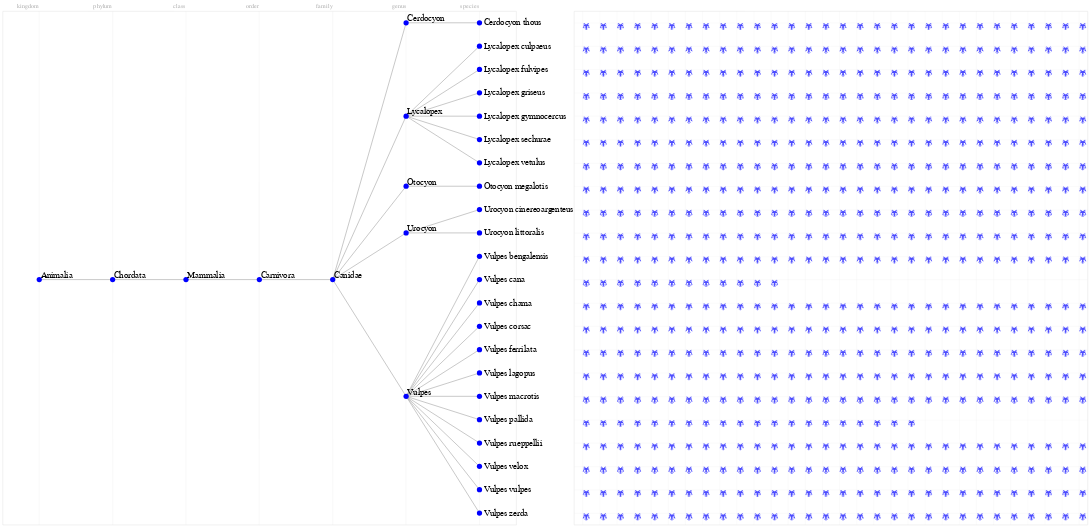

Notebook source saved alongside this figure:
### Code cell
selectF=alt.selection_single(fields= ['nome'],empty='none',on='mouseover')
selectI=alt.selection_single(fields= ['image'],empty='none',on='mouseover')
t = alt.Chart(data=no.groupby(['taxo','x']).count().reset_index(), width=1200,height=1200).mark_text(align='right', baseline='top',font='monospace', fontSize=15, color ='#555555',y=-20, opacity=0.5).encode(
    text='taxo',
    x=alt.X('x:O', axis = alt.Axis(domain=False, ticks=False, labels= False, title= '', grid=True, gridOpacity=0.5)),
)
p=alt.Chart(data=no, width=1200,height=1200).mark_circle(opacity=1,#color='blue',
                                                         size=150).encode(
    x=alt.X('x:O', axis=axisDefaultX,title=None),
    y=alt.Y('y:O', axis=axisDefault,title=None),
    tooltip=['nome','taxo','total_lotes',],
    color=alt.condition(selectF,alt.value('orange'),alt.value('blue'))
    )#.transform_filter(alt.datum.taxo!='family')

n = alt.Chart(data=no, width=1200,height=1200).mark_text(align='left', baseline='bottom',font='monospace', fontSize=20, color ='#000000', dx=3).encode(
    text='nome',
    x=alt.X('x:O', axis = axisDefaultX),
    y=alt.Y('y:O', axis = axisDefault, scale=alt.Scale()),tooltip=['nome','taxo']).transform_filter(
        alt.FieldOneOfPredicate(field='taxo', oneOf=['phylum', 'subphylum', 'class','order','subclass','kingdom','genus','family']))

n1 = alt.Chart(data=no, width=1200,height=1200).mark_text(align='left', baseline='middle',font='monospace', fontSize=20, color ='#000000', dx=10).encode(
    text='nome',
    x=alt.X('x:O', axis = axisDefaultX),
    y=alt.Y('y:O', axis = axisDefault, scale=alt.Scale()),tooltip=['nome','taxo']).transform_filter(
        alt.FieldOneOfPredicate(field='taxo', oneOf=['species']))#.add_selection(selectF)


r=alt.Chart(data=ar,width=1200,height=1200).mark_rule(color='grey').encode(x='x1:O',y='y1:O',x2='x2:O',y2='y2:O')

eS= alt.Chart(newbase,height=1200, width=1200).mark_point(
    shape= "M56.311 30.514c1.291-7.032-.842-27.195-3.715-28.28C48.039.511 40.227 8.709 36.049 13.649c-1.373-.388-2.73-.603-4.048-.603s-2.676.215-4.049.603C23.772 8.709 15.961.511 11.403 2.234C8.531 3.318 6.397 23.482 7.689 30.515C4.229 35.698 2 41.123 2 45.39C20.545 45.39 19.709 62 32 62s11.453-16.61 30-16.61c0-4.267-2.23-9.692-5.689-14.876m-31.407 1.513c2.407 3.691-.688 9.406-.688 9.406c-11.125 1.125-13.063-10.281-13.063-10.281c5.677-1.812 10.938-3.437 13.751.875M11.961 5.692c4.512 3.963 6.414 8.549 7.067 12.649c-.587.442-1.169.905-1.744 1.388a16.68 16.68 0 0 0-4.349-6.225s.515 2.967.421 6.585c-.695-.787-1.596-1.423-2.77-1.63c0 0 .803 3.791-.146 8.305c-.74.92-1.441 1.861-2.107 2.813c-.286-7.705 1.796-22.319 3.628-23.885M2.598 44.705c9.863-5.573 16.813-3.732 21.476-.056a25.618 25.618 0 0 0-1.291 3.288c-.468 1.533-.79 3.187-.751 4.858c-6.807-8.763-19.434-8.09-19.434-8.09m27.625 12.843c-.604.652-1.53 1.002-2.476.984c-.948-.01-1.912-.37-2.7-1.009c-.793-.637-1.404-1.552-1.775-2.595c-.75-2.109-.576-4.569-.037-6.845a25.54 25.54 0 0 1 1.039-3.276c1.709 1.386 3.105 3.009 4.213 4.596c-.851.18-1.629.457-2.06.892c-.794.801-.181 2.788 1.938 4.504c.908.736 1.789 1.124 2.582 1.3c-.122.552-.351 1.05-.724 1.449M52.039 5.692c1.83 1.565 3.912 16.179 3.627 23.885a52.525 52.525 0 0 0-2.107-2.813c-.949-4.513-.146-8.304-.146-8.304c-1.174.207-2.074.843-2.77 1.63c-.094-3.618.422-6.585.422-6.585a16.697 16.697 0 0 0-4.35 6.225a43.548 43.548 0 0 0-1.742-1.388c.652-4.101 2.554-8.687 7.066-12.65M39.096 32.027c2.813-4.313 8.074-2.688 13.75-.875c0 0-1.938 11.406-13.063 10.281c0 .001-3.094-5.714-.687-9.406m1.631 22.902c-.369 1.043-.982 1.958-1.775 2.595c-.787.639-1.75.999-2.699 1.009c-.945.018-1.873-.332-2.475-.984c-.373-.398-.602-.896-.725-1.449c.793-.176 1.672-.563 2.582-1.3c2.115-1.716 2.732-3.703 1.938-4.504c-.434-.435-1.211-.712-2.061-.892c1.109-1.587 2.506-3.21 4.213-4.596c.416 1.069.773 2.16 1.039 3.276c.539 2.275.715 4.735-.037 6.845m1.24-2.133c.039-1.672-.283-3.325-.75-4.858a25.618 25.618 0 0 0-1.291-3.288c4.662-3.677 11.613-5.518 21.477.056c-.001-.001-12.63-.674-19.436 8.09",
    size=0.3,
    filled=True,
    #color='blue',
    ).encode(
        x=alt.X("rank:O", title=None,
            axis=alt.Axis(ticks=False, grid=True,gridOpacity=0.3,domain=False,labels=False),
            ),
        y=alt.Y('y:O', type='ordinal', title=None,
                axis=alt.Axis(grid=True,gridOpacity=0.3,domain=False,ticks=False, labels = False),
                #scale=alt.Scale(reverse=True),
                ),
        #dx=alt.value(1200),
        #url='image',
        #color=alt.condition(alt.datum.t, alt.value('red'), alt.value('blue')),
        #opacity=alt.condition(alt.datum.t, alt.value(0),alt.value(1)),
        tooltip= alt.Tooltip(['image','name','nome']),
       color=alt.condition(selectI,alt.value('orange'),alt.value('blue'))
        ).transform_window(
        number='rank()',
        groupby=['species']
    ).add_selection(selectF,selectI)#.transform_filter(selectF)#.transform_filter(alt.datum.t==False)
# eS1= alt.Chart(newbase,height=1200, width=1200).mark_circle().encode(
#         x=alt.X("rank:O",
#             title=None,
#             axis=alt.Axis(ticks=False, grid=True,gridOpacity=0.3,domain=False,labels=False),
#                ),
#         y=alt.Y('y', type='ordinal', title=None,
#                 axis=alt.Axis(grid=True,gridOpacity=0.3,domain=False,ticks=False, labels = False),
#                 #scale=alt.Scale(reverse=True),
#                 ),
#         color=alt.condition(alt.datum.t, alt.value('red'), alt.value('blue')),
#         #opacity=alt.condition(alt.datum.t, alt.value(1),alt.value(0)),
#         tooltip= alt.Tooltip(['catalog_number', 'class', 'order', 'family', 'genus', 'species', 'type_status',
#         'number:O', 'rank'])
#         ).transform_window(
#         number='rank()',
#         groupby=['species']
#     ).transform_filter(selectF).transform_filter(alt.datum.t)

alt.hconcat((t+r+p+n+n1), (eS), spacing=0).configure_title()#.save('gertrudes.html')

### Figure 1 — Vega-Lite specification as saved in the notebook (floating-point values rounded to 4 significant figures; data arrays with more than 128 entries replaced by an {"elided": "..."} marker saying what was removed)
{"config": {"view": {"continuousWidth": 400, "continuousHeight": 300}, "title": {}}, "hconcat": [{"layer": [{"data": {"name": "data-7723abd2adc0d168453f44c565bf1191"}, "mark": {"type": "text", "align": "right", "baseline": "top", "color": "#555555", "font": "monospace", "fontSize": 15, "opacity": 0.5, "y": -20}, "encoding": {"text": {"field": "taxo", "type": "nominal"}, "x": {"axis": {"domain": false, "grid": true, "gridOpacity": 0.5, "labels": false, "ticks": false, "title": ""}, "field": "x", "type": "ordinal"}}, "height": 1200, "width": 1200}, {"data": {"name": "data-67f4cb596b6021ec7ad8f5445c48c9ef"}, "mark": {"type": "rule", "color": "grey"}, "encoding": {"x": {"field": "x1", "type": "ordinal"}, "x2": {"field": "x2"}, "y": {"field": "y1", "type": "ordinal"}, "y2": {"field": "y2"}}, "height": 1200, "width": 1200}, {"data": {"name": "data-5eff93ad315056e77e1777721c615aa6"}, "mark": {"type": "circle", "opacity": 1, "size": 150}, "encoding": {"color": {"condition": {"value": "orange", "selection": "selector002"}, "value": "blue"}, "tooltip": [{"field": "nome", "type": "nominal"}, {"field": "taxo", "type": "nominal"}, {"field": "total_lotes", "type": "quantitative"}], "x": {"axis": {"domain": false, "grid": true, "gridOpacity": 0.3, "labels": false, "ticks": false}, "field": "x", "title": null, "type": "ordinal"}, "y": {"axis": {"domain": false, "labels": false, "ticks": false}, "field": "y", "title": null, "type": "ordinal"}}, "height": 1200, "width": 1200}, {"data": {"name": "data-5eff93ad315056e77e1777721c615aa6"}, "mark": {"type": "text", "align": "left", "baseline": "bottom", "color": "#000000", "dx": 3, "font": "monospace", "fontSize": 20}, "encoding": {"text": {"field": "nome", "type": "nominal"}, "tooltip": [{"field": "nome", "type": "nominal"}, {"field": "taxo", "type": "nominal"}], "x": {"axis": {"domain": false, "grid": true, "gridOpacity": 0.3, "labels": false, "ticks": false}, "field": "x", "type": "ordinal"}, "y": {"axis": {"domain": false, "labels": false, "ticks": false}, "field": "y", "scale": {}, "type": "ordinal"}}, "height": 1200, "transform": [{"filter": {"field": "taxo", "oneOf": ["phylum", "subphylum", "class", "order", "subclass", "kingdom", "genus", "family"]}}], "width": 1200}, {"data": {"name": "data-5eff93ad315056e77e1777721c615aa6"}, "mark": {"type": "text", "align": "left", "baseline": "middle", "color": "#000000", "dx": 10, "font": "monospace", "fontSize": 20}, "encoding": {"text": {"field": "nome", "type": "nominal"}, "tooltip": [{"field": "nome", "type": "nominal"}, {"field": "taxo", "type": "nominal"}], "x": {"axis": {"domain": false, "grid": true, "gridOpacity": 0.3, "labels": false, "ticks": false}, "field": "x", "type": "ordinal"}, "y": {"axis": {"domain": false, "labels": false, "ticks": false}, "field": "y", "scale": {}, "type": "ordinal"}}, "height": 1200, "transform": [{"filter": {"field": "taxo", "oneOf": ["species"]}}], "width": 1200}]}, {"data": {"name": "data-aacab5fbaf62e51d4ffa55266947b4ea"}, "mark": {"type": "point", "filled": true, "shape": "M56.311 30.514c1.291-7.032-.842-27.195-3.715-28.28C48.039.511 40.227 8.709 36.049 13.649c-1.373-.388-2.73-.603-4.048-.603s-2.676.215-4.049.603C23.772 8.709 15.961.511 11.403 2.234C8.531 3.318 6.397 23.482 7.689 30.515C4.229 35.698 2 41.123 2 45.39C20.545 45.39 19.709 62 32 62s11.453-16.61 30-16.61c0-4.267-2.23-9.692-5.689-14.876m-31.407 1.513c2.407 3.691-.688 9.406-.688 9.406c-11.125 1.125-13.063-10.281-13.063-10.281c5.677-1.812 10.938-3.437 13.751.875M11.961 5.692c4.512 3.963 6.414 8.549 7.067 12.649c-.587.442-1.169.905-1.744 1.388a16.68 16.68 0 0 0-4.349-6.225s.515 2.967.421 6.585c-.695-.787-1.596-1.423-2.77-1.63c0 0 .803 3.791-.146 8.305c-.74.92-1.441 1.861-2.107 2.813c-.286-7.705 1.796-22.319 3.628-23.885M2.598 44.705c9.863-5.573 16.813-3.732 21.476-.056a25.618 25.618 0 0 0-1.291 3.288c-.468 1.533-.79 3.187-.751 4.858c-6.807-8.763-19.434-8.09-19.434-8.09m27.625 12.843c-.604.652-1.53 1.002-2.476.984c-.948-.01-1.912-.37-2.7-1.009c-.793-.637-1.404-1.552-1.775-2.595c-.75-2.109-.576-4.569-.037-6.845a25.54 25.54 0 0 1 1.039-3.276c1.709 1.386 3.105 3.009 4.213 4.596c-.851.18-1.629.457-2.06.892c-.794.801-.181 2.788 1.938 4.504c.908.736 1.789 1.124 2.582 1.3c-.122.552-.351 1.05-.724 1.449M52.039 5.692c1.83 1.565 3.912 16.179 3.627 23.885a52.525 52.525 0 0 0-2.107-2.813c-.949-4.513-.146-8.304-.146-8.304c-1.174.207-2.074.843-2.77 1.63c-.094-3.618.422-6.585.422-6.585a16.697 16.697 0 0 0-4.35 6.225a43.548 43.548 0 0 0-1.742-1.388c.652-4.101 2.554-8.687 7.066-12.65M39.096 32.027c2.813-4.313 8.074-2.688 13.75-.875c0 0-1.938 11.406-13.063 10.281c0 .001-3.094-5.714-.687-9.406m1.631 22.902c-.369 1.043-.982 1.958-1.775 2.595c-.787.639-1.75.999-2.699 1.009c-.945.018-1.873-.332-2.475-.984c-.373-.398-.602-.896-.725-1.449c.793-.176 1.672-.563 2.582-1.3c2.115-1.716 2.732-3.703 1.938-4.504c-.434-.435-1.211-.712-2.061-.892c1.109-1.587 2.506-3.21 4.213-4.596c.416 1.069.773 2.16 1.039 3.276c.539 2.275.715 4.735-.037 6.845m1.24-2.133c.039-1.672-.283-3.325-.75-4.858a25.618 25.618 0 0 0-1.291-3.288c4.662-3.677 11.613-5.518 21.477.056c-.001-.001-12.63-.674-19.436 8.09", "size": 0.3}, "encoding": {"color": {"condition": {"value": "orange", "selection": "selector003"}, "value": "blue"}, "tooltip": [{"field": "image", "type": "nominal"}, {"field": "name", "type": "nominal"}, {"field": "nome", "type": "nominal"}], "x": {"axis": {"domain": false, "grid": true, "gridOpacity": 0.3, "labels": false, "ticks": false}, "field": "rank", "title": null, "type": "ordinal"}, "y": {"axis": {"domain": false, "grid": true, "gridOpacity": 0.3, "labels": false, "ticks": false}, "field": "y", "title": null, "type": "ordinal"}}, "height": 1200, "selection": {"selector002": {"type": "single", "fields": ["nome"], "empty": "none", "on": "mouseover"}, "selector003": {"type": "single", "fields": ["image"], "empty": "none", "on": "mouseover"}}, "transform": [{"window": [{"op": "rank", "field": "", "as": "number"}], "groupby": ["species"]}], "width": 1200}], "spacing": 0, "$schema": "https://vega.github.io/schema/vega-lite/v4.17.0.json", "datasets": {"data-7723abd2adc0d168453f44c565bf1191": [{"taxo": "class", "x": 2, "nome": 1, "y": 1, "total_lotes": 1}, {"taxo": "family", "x": 4, "nome": 1, "y": 1, "total_lotes": 1}, {"taxo": "genus", "x": 5, "nome": 5, "y": 5, "total_lotes": 5}, {"taxo": "kingdom", "x": 0, "nome": 1, "y": 1, "total_lotes": 1}, {"taxo": "order", "x": 3, "nome": 1, "y": 1, "total_lotes": 1}, {"taxo": "phylum", "x": 1, "nome": 1, "y": 1, "total_lotes": 1}, {"taxo": "species", "x": 6, "nome": 22, "y": 22, "total_lotes": 22}], "data-67f4cb596b6021ec7ad8f5445c48c9ef": [{"nome1": "Cerdocyon thous", "x1": 6, "y1": 2.0, "taxo1": "species", "nome2": "Cerdocyon", "x2": 5, "y2": 2.0, "taxo2": "genus", "count": 1}, {"nome1": "Cerdocyon", "x1": 5, "y1": 2.0, "taxo1": "genus", "nome2": "Canidae", "x2": 4, "y2": 13.0, "taxo2": "family", "count": 1}, {"nome1": "Canidae", "x1": 4, "y1": 13.0, "taxo1": "family", "nome2": "Carnivora", "x2": 3, "y2": 13.0, "taxo2": "order", "count": 22}, {"nome1": "Carnivora", "x1": 3, "y1": 13.0, "taxo1": "order", "nome2": "Mammalia", "x2": 2, "y2": 13.0, "taxo2": "class", "count": 22}, {"nome1": "Mammalia", "x1": 2, "y1": 13.0, "taxo1": "class", "nome2": "Chordata", "x2": 1, "y2": 13.0, "taxo2": "phylum", "count": 22}, {"nome1": "Chordata", "x1": 1, "y1": 13.0, "taxo1": "phylum", "nome2": "Animalia", "x2": 0, "y2": 13.0, "taxo2": "kingdom", "count": 22}, {"nome1": "Lycalopex culpaeus", "x1": 6, "y1": 3.0, "taxo1": "species", "nome2": "Lycalopex", "x2": 5, "y2": 6.0, "taxo2": "genus", "count": 1}, {"nome1": "Lycalopex", "x1": 5, "y1": 6.0, "taxo1": "genus", "nome2": "Canidae", "x2": 4, "y2": 13.0, "taxo2": "family", "count": 6}, {"nome1": "Lycalopex fulvipes", "x1": 6, "y1": 4.0, "taxo1": "species", "nome2": "Lycalopex", "x2": 5, "y2": 6.0, "taxo2": "genus", "count": 1}, {"nome1": "Lycalopex griseus", "x1": 6, "y1": 5.0, "taxo1": "species", "nome2": "Lycalopex", "x2": 5, "y2": 6.0, "taxo2": "genus", "count": 1}, {"nome1": "Lycalopex gymnocercus", "x1": 6, "y1": 6.0, "taxo1": "species", "nome2": "Lycalopex", "x2": 5, "y2": 6.0, "taxo2": "genus", "count": 1}, {"nome1": "Lycalopex sechurae", "x1": 6, "y1": 7.0, "taxo1": "species", "nome2": "Lycalopex", "x2": 5, "y2": 6.0, "taxo2": "genus", "count": 1}, {"nome1": "Lycalopex vetulus", "x1": 6, "y1": 8.0, "taxo1": "species", "nome2": "Lycalopex", "x2": 5, "y2": 6.0, "taxo2": "genus", "count": 1}, {"nome1": "Otocyon megalotis", "x1": 6, "y1": 9.0, "taxo1": "species", "nome2": "Otocyon", "x2": 5, "y2": 9.0, "taxo2": "genus", "count": 1}, {"nome1": "Otocyon", "x1": 5, "y1": 9.0, "taxo1": "genus", "nome2": "Canidae", "x2": 4, "y2": 13.0, "taxo2": "family", "count": 1}, {"nome1": "Urocyon cinereoargenteus", "x1": 6, "y1": 10.0, "taxo1": "species", "nome2": "Urocyon", "x2": 5, "y2": 11.0, "taxo2": "genus", "count": 1}, {"nome1": "Urocyon", "x1": 5, "y1": 11.0, "taxo1": "genus", "nome2": "Canidae", "x2": 4, "y2": 13.0, "taxo2": "family", "count": 2}, {"nome1": "Urocyon littoralis", "x1": 6, "y1": 11.0, "taxo1": "species", "nome2": "Urocyon", "x2": 5, "y2": 11.0, "taxo2": "genus", "count": 1}, {"nome1": "Vulpes bengalensis", "x1": 6, "y1": 12.0, "taxo1": "species", "nome2": "Vulpes", "x2": 5, "y2": 18.0, "taxo2": "genus", "count": 1}, {"nome1": "Vulpes", "x1": 5, "y1": 18.0, "taxo1": "genus", "nome2": "Canidae", "x2": 4, "y2": 13.0, "taxo2": "family", "count": 12}, {"nome1": "Vulpes cana", "x1": 6, "y1": 13.0, "taxo1": "species", "nome2": "Vulpes", "x2": 5, "y2": 18.0, "taxo2": "genus", "count": 1}, {"nome1": "Vulpes chama", "x1": 6, "y1": 14.0, "taxo1": "species", "nome2": "Vulpes", "x2": 5, "y2": 18.0, "taxo2": "genus", "count": 1}, {"nome1": "Vulpes corsac", "x1": 6, "y1": 15.0, "taxo1": "species", "nome2": "Vulpes", "x2": 5, "y2": 18.0, "taxo2": "genus", "count": 1}, {"nome1": "Vulpes ferrilata", "x1": 6, "y1": 16.0, "taxo1": "species", "nome2": "Vulpes", "x2": 5, "y2": 18.0, "taxo2": "genus", "count": 1}, {"nome1": "Vulpes lagopus", "x1": 6, "y1": 17.0, "taxo1": "species", "nome2": "Vulpes", "x2": 5, "y2": 18.0, "taxo2": "genus", "count": 1}, {"nome1": "Vulpes macrotis", "x1": 6, "y1": 18.0, "taxo1": "species", "nome2": "Vulpes", "x2": 5, "y2": 18.0, "taxo2": "genus", "count": 1}, {"nome1": "Vulpes pallida", "x1": 6, "y1": 19.0, "taxo1": "species", "nome2": "Vulpes", "x2": 5, "y2": 18.0, "taxo2": "genus", "count": 1}, {"nome1": "Vulpes rueppellii", "x1": 6, "y1": 20.0, "taxo1": "species", "nome2": "Vulpes", "x2": 5, "y2": 18.0, "taxo2": "genus", "count": 1}, {"nome1": "Vulpes velox", "x1": 6, "y1": 21.0, "taxo1": "species", "nome2": "Vulpes", "x2": 5, "y2": 18.0, "taxo2": "genus", "count": 1}, {"nome1": "Vulpes vulpes", "x1": 6, "y1": 22.0, "taxo1": "species", "nome2": "Vulpes", "x2": 5, "y2": 18.0, "taxo2": "genus", "count": 1}, {"nome1": "Vulpes zerda", "x1": 6, "y1": 23.0, "taxo1": "species", "nome2": "Vulpes", "x2": 5, "y2": 18.0, "taxo2": "genus", "count": 1}], "data-5eff93ad315056e77e1777721c615aa6": [{"nome": "Cerdocyon thous", "x": 6, "y": 2.0, "taxo": "species", "total_lotes": 1}, {"nome": "Lycalopex culpaeus", "x": 6, "y": 3.0, "taxo": "species", "total_lotes": 1}, {"nome": "Lycalopex fulvipes", "x": 6, "y": 4.0, "taxo": "species", "total_lotes": 1}, {"nome": "Lycalopex griseus", "x": 6, "y": 5.0, "taxo": "species", "total_lotes": 1}, {"nome": "Lycalopex gymnocercus", "x": 6, "y": 6.0, "taxo": "species", "total_lotes": 1}, {"nome": "Lycalopex sechurae", "x": 6, "y": 7.0, "taxo": "species", "total_lotes": 1}, {"nome": "Lycalopex vetulus", "x": 6, "y": 8.0, "taxo": "species", "total_lotes": 1}, {"nome": "Otocyon megalotis", "x": 6, "y": 9.0, "taxo": "species", "total_lotes": 1}, {"nome": "Urocyon cinereoargenteus", "x": 6, "y": 10.0, "taxo": "species", "total_lotes": 1}, {"nome": "Urocyon littoralis", "x": 6, "y": 11.0, "taxo": "species", "total_lotes": 1}, {"nome": "Vulpes bengalensis", "x": 6, "y": 12.0, "taxo": "species", "total_lotes": 1}, {"nome": "Vulpes cana", "x": 6, "y": 13.0, "taxo": "species", "total_lotes": 1}, {"nome": "Vulpes chama", "x": 6, "y": 14.0, "taxo": "species", "total_lotes": 1}, {"nome": "Vulpes corsac", "x": 6, "y": 15.0, "taxo": "species", "total_lotes": 1}, {"nome": "Vulpes ferrilata", "x": 6, "y": 16.0, "taxo": "species", "total_lotes": 1}, {"nome": "Vulpes lagopus", "x": 6, "y": 17.0, "taxo": "species", "total_lotes": 1}, {"nome": "Vulpes macrotis", "x": 6, "y": 18.0, "taxo": "species", "total_lotes": 1}, {"nome": "Vulpes pallida", "x": 6, "y": 19.0, "taxo": "species", "total_lotes": 1}, {"nome": "Vulpes rueppellii", "x": 6, "y": 20.0, "taxo": "species", "total_lotes": 1}, {"nome": "Vulpes velox", "x": 6, "y": 21.0, "taxo": "species", "total_lotes": 1}, {"nome": "Vulpes vulpes", "x": 6, "y": 22.0, "taxo": "species", "total_lotes": 1}, {"nome": "Vulpes zerda", "x": 6, "y": 23.0, "taxo": "species", "total_lotes": 1}, {"nome": "Cerdocyon", "x": 5, "y": 2.0, "taxo": "genus", "total_lotes": 1}, {"nome": "Lycalopex", "x": 5, "y": 6.0, "taxo": "genus", "total_lotes": 6}, {"nome": "Otocyon", "x": 5, "y": 9.0, "taxo": "genus", "total_lotes": 1}, {"nome": "Urocyon", "x": 5, "y": 11.0, "taxo": "genus", "total_lotes": 2}, {"nome": "Vulpes", "x": 5, "y": 18.0, "taxo": "genus", "total_lotes": 12}, {"nome": "Canidae", "x": 4, "y": 13.0, "taxo": "family", "total_lotes": 22}, {"nome": "Carnivora", "x": 3, "y": 13.0, "taxo": "order", "total_lotes": 22}, {"nome": "Mammalia", "x": 2, "y": 13.0, "taxo": "class", "total_lotes": 22}, {"nome": "Chordata", "x": 1, "y": 13.0, "taxo": "phylum", "total_lotes": 22}, {"nome": "Animalia", "x": 0, "y": 13.0, "taxo": "kingdom", "total_lotes": 22}], "data-aacab5fbaf62e51d4ffa55266947b4ea": {"elided": "632 records"}}}
